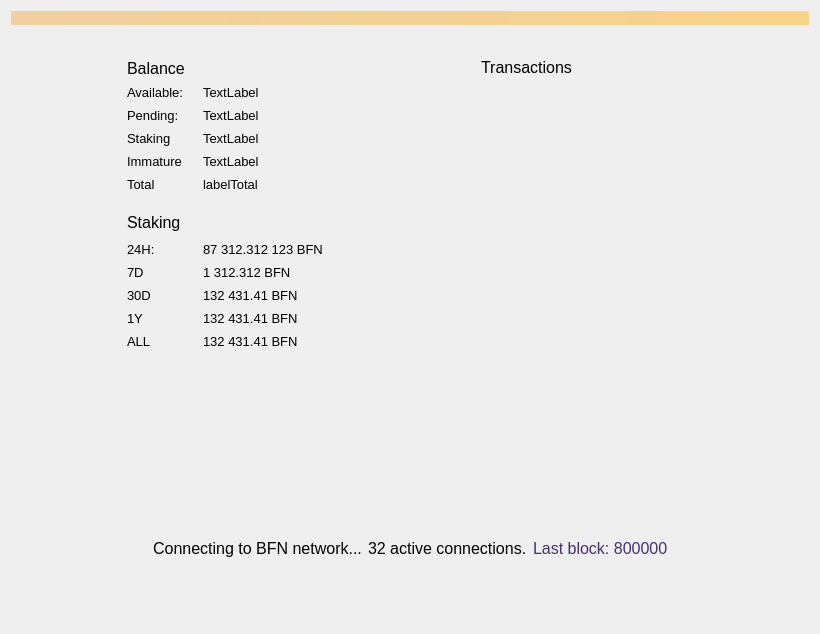
<?xml version="1.0" encoding="UTF-8"?>
<ui version="4.0">
 <class>OverviewPage</class>
 <widget class="QWidget" name="OverviewPage">
  <property name="geometry">
   <rect>
    <x>0</x>
    <y>0</y>
    <width>820</width>
    <height>634</height>
   </rect>
  </property>
  <property name="sizePolicy">
   <sizepolicy hsizetype="MinimumExpanding" vsizetype="MinimumExpanding">
    <horstretch>0</horstretch>
    <verstretch>0</verstretch>
   </sizepolicy>
  </property>
  <property name="maximumSize">
   <size>
    <width>16777215</width>
    <height>16777215</height>
   </size>
  </property>
  <property name="windowTitle">
   <string>Form</string>
  </property>
  <property name="styleSheet">
   <string notr="true"/>
  </property>
  <layout class="QVBoxLayout" name="topLayout">
   <item>
    <widget class="QLabel" name="labelAlerts">
     <property name="visible">
      <bool>false</bool>
     </property>
     <property name="styleSheet">
      <string notr="true">background-color: qlineargradient(x1: 0, y1: 0, x2: 1, y2: 0, stop:0 #F0D0A0, stop:1 #F8D488); color:#000000;</string>
     </property>
     <property name="wordWrap">
      <bool>true</bool>
     </property>
     <property name="margin">
      <number>3</number>
     </property>
    </widget>
   </item>
   <item>
    <spacer name="verticalSpacer">
     <property name="orientation">
      <enum>Qt::Vertical</enum>
     </property>
     <property name="sizeType">
      <enum>QSizePolicy::Fixed</enum>
     </property>
     <property name="sizeHint" stdset="0">
      <size>
       <width>20</width>
       <height>20</height>
      </size>
     </property>
    </spacer>
   </item>
   <item>
    <layout class="QHBoxLayout" name="horizontalLayout_2">
     <property name="sizeConstraint">
      <enum>QLayout::SetMinimumSize</enum>
     </property>
     <item>
      <spacer name="horizontalSpacer">
       <property name="orientation">
        <enum>Qt::Horizontal</enum>
       </property>
       <property name="sizeType">
        <enum>QSizePolicy::Fixed</enum>
       </property>
       <property name="sizeHint" stdset="0">
        <size>
         <width>100</width>
         <height>20</height>
        </size>
       </property>
      </spacer>
     </item>
     <item>
      <layout class="QVBoxLayout" name="verticalLayout_2">
       <property name="sizeConstraint">
        <enum>QLayout::SetNoConstraint</enum>
       </property>
       <property name="leftMargin">
        <number>16</number>
       </property>
       <property name="topMargin">
        <number>7</number>
       </property>
       <property name="rightMargin">
        <number>16</number>
       </property>
       <property name="bottomMargin">
        <number>16</number>
       </property>
       <item>
        <layout class="QHBoxLayout" name="horizontalLayout_3">
         <property name="spacing">
          <number>0</number>
         </property>
         <item>
          <widget class="QLabel" name="label_4">
           <property name="sizePolicy">
            <sizepolicy hsizetype="Minimum" vsizetype="Preferred">
             <horstretch>0</horstretch>
             <verstretch>0</verstretch>
            </sizepolicy>
           </property>
           <property name="font">
            <font>
             <pointsize>-1</pointsize>
            </font>
           </property>
           <property name="styleSheet">
            <string notr="true">color: #000000; text-transform: uppercase; font-size: 16px</string>
           </property>
           <property name="text">
            <string>Balance</string>
           </property>
          </widget>
         </item>
         <item>
          <spacer name="horizontalSpacer_11">
           <property name="orientation">
            <enum>Qt::Horizontal</enum>
           </property>
           <property name="sizeType">
            <enum>QSizePolicy::Maximum</enum>
           </property>
           <property name="sizeHint" stdset="0">
            <size>
             <width>10</width>
             <height>20</height>
            </size>
           </property>
          </spacer>
         </item>
         <item>
          <widget class="QPushButton" name="labelWalletStatus">
           <property name="maximumSize">
            <size>
             <width>22</width>
             <height>22</height>
            </size>
           </property>
           <property name="baseSize">
            <size>
             <width>22</width>
             <height>22</height>
            </size>
           </property>
           <property name="styleSheet">
            <string notr="true">border: 0</string>
           </property>
           <property name="text">
            <string/>
           </property>
           <property name="flat">
            <bool>true</bool>
           </property>
          </widget>
         </item>
         <item>
          <spacer name="horizontalSpacer_10">
           <property name="orientation">
            <enum>Qt::Horizontal</enum>
           </property>
           <property name="sizeHint" stdset="0">
            <size>
             <width>40</width>
             <height>20</height>
            </size>
           </property>
          </spacer>
         </item>
        </layout>
       </item>
       <item>
        <layout class="QHBoxLayout" name="horizontalLayout_4">
         <item>
          <layout class="QFormLayout" name="formLayout">
           <property name="sizeConstraint">
            <enum>QLayout::SetNoConstraint</enum>
           </property>
           <property name="labelAlignment">
            <set>Qt::AlignLeading|Qt::AlignLeft|Qt::AlignVCenter</set>
           </property>
           <property name="verticalSpacing">
            <number>-1</number>
           </property>
           <item row="0" column="0">
            <widget class="QLabel" name="label_5">
             <property name="sizePolicy">
              <sizepolicy hsizetype="Minimum" vsizetype="Preferred">
               <horstretch>0</horstretch>
               <verstretch>0</verstretch>
              </sizepolicy>
             </property>
             <property name="minimumSize">
              <size>
               <width>70</width>
               <height>17</height>
              </size>
             </property>
             <property name="maximumSize">
              <size>
               <width>70</width>
               <height>17</height>
              </size>
             </property>
             <property name="font">
              <font>
               <pointsize>10</pointsize>
               <weight>50</weight>
               <bold>false</bold>
               <stylestrategy>PreferAntialias</stylestrategy>
              </font>
             </property>
             <property name="styleSheet">
              <string notr="true">color: #000000</string>
             </property>
             <property name="text">
              <string>Available:</string>
             </property>
             <property name="alignment">
              <set>Qt::AlignLeading|Qt::AlignLeft|Qt::AlignVCenter</set>
             </property>
            </widget>
           </item>
           <item row="0" column="1">
            <widget class="QLabel" name="labelBalance">
             <property name="font">
              <font>
               <pointsize>10</pointsize>
               <weight>50</weight>
               <bold>false</bold>
               <stylestrategy>PreferAntialias</stylestrategy>
              </font>
             </property>
             <property name="styleSheet">
              <string notr="true">color: #000000</string>
             </property>
             <property name="text">
              <string>TextLabel</string>
             </property>
             <property name="alignment">
              <set>Qt::AlignLeading|Qt::AlignLeft|Qt::AlignVCenter</set>
             </property>
            </widget>
           </item>
           <item row="1" column="0">
            <widget class="QLabel" name="label_7">
             <property name="sizePolicy">
              <sizepolicy hsizetype="Minimum" vsizetype="Preferred">
               <horstretch>0</horstretch>
               <verstretch>0</verstretch>
              </sizepolicy>
             </property>
             <property name="minimumSize">
              <size>
               <width>70</width>
               <height>17</height>
              </size>
             </property>
             <property name="maximumSize">
              <size>
               <width>70</width>
               <height>17</height>
              </size>
             </property>
             <property name="font">
              <font>
               <pointsize>10</pointsize>
               <weight>50</weight>
               <bold>false</bold>
               <stylestrategy>PreferAntialias</stylestrategy>
              </font>
             </property>
             <property name="styleSheet">
              <string notr="true">color: #000000</string>
             </property>
             <property name="text">
              <string>Pending:</string>
             </property>
             <property name="alignment">
              <set>Qt::AlignLeading|Qt::AlignLeft|Qt::AlignVCenter</set>
             </property>
            </widget>
           </item>
           <item row="1" column="1">
            <widget class="QLabel" name="labelUnconfirmed">
             <property name="font">
              <font>
               <pointsize>10</pointsize>
               <weight>50</weight>
               <bold>false</bold>
               <stylestrategy>PreferAntialias</stylestrategy>
              </font>
             </property>
             <property name="styleSheet">
              <string notr="true">color: #000000</string>
             </property>
             <property name="text">
              <string>TextLabel</string>
             </property>
             <property name="alignment">
              <set>Qt::AlignLeading|Qt::AlignLeft|Qt::AlignVCenter</set>
             </property>
            </widget>
           </item>
           <item row="3" column="0">
            <widget class="QLabel" name="labelImmatureText">
             <property name="sizePolicy">
              <sizepolicy hsizetype="Minimum" vsizetype="Preferred">
               <horstretch>0</horstretch>
               <verstretch>0</verstretch>
              </sizepolicy>
             </property>
             <property name="minimumSize">
              <size>
               <width>70</width>
               <height>17</height>
              </size>
             </property>
             <property name="maximumSize">
              <size>
               <width>70</width>
               <height>17</height>
              </size>
             </property>
             <property name="font">
              <font>
               <pointsize>10</pointsize>
               <weight>50</weight>
               <bold>false</bold>
               <stylestrategy>PreferAntialias</stylestrategy>
              </font>
             </property>
             <property name="styleSheet">
              <string notr="true">color: #000000</string>
             </property>
             <property name="text">
              <string>Immature</string>
             </property>
             <property name="alignment">
              <set>Qt::AlignLeading|Qt::AlignLeft|Qt::AlignVCenter</set>
             </property>
            </widget>
           </item>
           <item row="3" column="1">
            <widget class="QLabel" name="labelImmature">
             <property name="font">
              <font>
               <pointsize>10</pointsize>
               <weight>50</weight>
               <bold>false</bold>
               <stylestrategy>PreferAntialias</stylestrategy>
              </font>
             </property>
             <property name="styleSheet">
              <string notr="true">color: #000000</string>
             </property>
             <property name="text">
              <string>TextLabel</string>
             </property>
             <property name="alignment">
              <set>Qt::AlignLeading|Qt::AlignLeft|Qt::AlignVCenter</set>
             </property>
            </widget>
           </item>
           <item row="4" column="0">
            <widget class="QLabel" name="label_8">
             <property name="sizePolicy">
              <sizepolicy hsizetype="Minimum" vsizetype="Preferred">
               <horstretch>0</horstretch>
               <verstretch>0</verstretch>
              </sizepolicy>
             </property>
             <property name="minimumSize">
              <size>
               <width>70</width>
               <height>17</height>
              </size>
             </property>
             <property name="maximumSize">
              <size>
               <width>70</width>
               <height>17</height>
              </size>
             </property>
             <property name="font">
              <font>
               <pointsize>10</pointsize>
               <weight>50</weight>
               <bold>false</bold>
               <stylestrategy>PreferAntialias</stylestrategy>
              </font>
             </property>
             <property name="styleSheet">
              <string notr="true">color: #000000</string>
             </property>
             <property name="text">
              <string>Total</string>
             </property>
             <property name="alignment">
              <set>Qt::AlignLeading|Qt::AlignLeft|Qt::AlignVCenter</set>
             </property>
            </widget>
           </item>
           <item row="4" column="1">
            <widget class="QLabel" name="labelTotal">
             <property name="font">
              <font>
               <pointsize>10</pointsize>
               <weight>50</weight>
               <bold>false</bold>
               <stylestrategy>PreferAntialias</stylestrategy>
              </font>
             </property>
             <property name="styleSheet">
              <string notr="true">color: #000000</string>
             </property>
             <property name="text">
              <string>labelTotal</string>
             </property>
             <property name="alignment">
              <set>Qt::AlignLeading|Qt::AlignLeft|Qt::AlignVCenter</set>
             </property>
            </widget>
           </item>
           <item row="2" column="1">
            <widget class="QLabel" name="labelStaking">
             <property name="font">
              <font>
               <pointsize>10</pointsize>
               <weight>50</weight>
               <bold>false</bold>
               <stylestrategy>PreferAntialias</stylestrategy>
              </font>
             </property>
             <property name="styleSheet">
              <string notr="true">color: #000000</string>
             </property>
             <property name="text">
              <string>TextLabel</string>
             </property>
             <property name="alignment">
              <set>Qt::AlignLeading|Qt::AlignLeft|Qt::AlignVCenter</set>
             </property>
            </widget>
           </item>
           <item row="2" column="0">
            <widget class="QLabel" name="labelStakingText">
             <property name="sizePolicy">
              <sizepolicy hsizetype="Minimum" vsizetype="Preferred">
               <horstretch>0</horstretch>
               <verstretch>0</verstretch>
              </sizepolicy>
             </property>
             <property name="minimumSize">
              <size>
               <width>70</width>
               <height>17</height>
              </size>
             </property>
             <property name="maximumSize">
              <size>
               <width>70</width>
               <height>17</height>
              </size>
             </property>
             <property name="font">
              <font>
               <pointsize>10</pointsize>
               <weight>50</weight>
               <bold>false</bold>
               <stylestrategy>PreferAntialias</stylestrategy>
              </font>
             </property>
             <property name="styleSheet">
              <string notr="true">color: #000000</string>
             </property>
             <property name="text">
              <string>Staking</string>
             </property>
             <property name="alignment">
              <set>Qt::AlignLeading|Qt::AlignLeft|Qt::AlignVCenter</set>
             </property>
            </widget>
           </item>
          </layout>
         </item>
         <item>
          <spacer name="horizontalSpacer_4">
           <property name="orientation">
            <enum>Qt::Horizontal</enum>
           </property>
           <property name="sizeHint" stdset="0">
            <size>
             <width>40</width>
             <height>20</height>
            </size>
           </property>
          </spacer>
         </item>
        </layout>
       </item>
       <item>
        <spacer name="verticalSpacer_5">
         <property name="orientation">
          <enum>Qt::Vertical</enum>
         </property>
         <property name="sizeType">
          <enum>QSizePolicy::Maximum</enum>
         </property>
         <property name="sizeHint" stdset="0">
          <size>
           <width>20</width>
           <height>10</height>
          </size>
         </property>
        </spacer>
       </item>
       <item>
        <layout class="QHBoxLayout" name="horizontalLayout_7">
         <property name="spacing">
          <number>0</number>
         </property>
         <item>
          <widget class="QLabel" name="label_11">
           <property name="font">
            <font>
             <pointsize>-1</pointsize>
            </font>
           </property>
           <property name="styleSheet">
            <string notr="true">color: #000000; text-transform: uppercase; font-size: 16px</string>
           </property>
           <property name="text">
            <string>Staking</string>
           </property>
           <property name="alignment">
            <set>Qt::AlignLeading|Qt::AlignLeft|Qt::AlignVCenter</set>
           </property>
          </widget>
         </item>
         <item>
          <spacer name="horizontalSpacer_8">
           <property name="orientation">
            <enum>Qt::Horizontal</enum>
           </property>
           <property name="sizeType">
            <enum>QSizePolicy::Maximum</enum>
           </property>
           <property name="sizeHint" stdset="0">
            <size>
             <width>10</width>
             <height>20</height>
            </size>
           </property>
          </spacer>
         </item>
         <item>
          <widget class="QPushButton" name="unlockStakingButton">
           <property name="minimumSize">
            <size>
             <width>26</width>
             <height>26</height>
            </size>
           </property>
           <property name="maximumSize">
            <size>
             <width>26</width>
             <height>26</height>
            </size>
           </property>
           <property name="styleSheet">
            <string notr="true">border: 0</string>
           </property>
           <property name="text">
            <string/>
           </property>
          </widget>
         </item>
         <item>
          <spacer name="horizontalSpacer_9">
           <property name="orientation">
            <enum>Qt::Horizontal</enum>
           </property>
           <property name="sizeHint" stdset="0">
            <size>
             <width>40</width>
             <height>20</height>
            </size>
           </property>
          </spacer>
         </item>
        </layout>
       </item>
       <item>
        <layout class="QHBoxLayout" name="horizontalLayout_6">
         <item>
          <layout class="QFormLayout" name="formLayout_2">
           <property name="labelAlignment">
            <set>Qt::AlignLeading|Qt::AlignLeft|Qt::AlignVCenter</set>
           </property>
           <item row="1" column="0">
            <widget class="QLabel" name="label_10">
             <property name="sizePolicy">
              <sizepolicy hsizetype="Minimum" vsizetype="Preferred">
               <horstretch>0</horstretch>
               <verstretch>0</verstretch>
              </sizepolicy>
             </property>
             <property name="minimumSize">
              <size>
               <width>70</width>
               <height>17</height>
              </size>
             </property>
             <property name="maximumSize">
              <size>
               <width>70</width>
               <height>17</height>
              </size>
             </property>
             <property name="font">
              <font>
               <pointsize>10</pointsize>
               <weight>50</weight>
               <bold>false</bold>
               <stylestrategy>PreferAntialias</stylestrategy>
              </font>
             </property>
             <property name="styleSheet">
              <string notr="true">color: #000000</string>
             </property>
             <property name="text">
              <string>24H:</string>
             </property>
             <property name="alignment">
              <set>Qt::AlignLeading|Qt::AlignLeft|Qt::AlignVCenter</set>
             </property>
            </widget>
           </item>
           <item row="1" column="1">
            <widget class="QLabel" name="label24hStakingStats">
             <property name="font">
              <font>
               <pointsize>10</pointsize>
               <weight>50</weight>
               <bold>false</bold>
               <stylestrategy>PreferAntialias</stylestrategy>
               <kerning>false</kerning>
              </font>
             </property>
             <property name="styleSheet">
              <string notr="true">color: #000000</string>
             </property>
             <property name="text">
              <string>87 312.312 123 BFN</string>
             </property>
             <property name="alignment">
              <set>Qt::AlignLeading|Qt::AlignLeft|Qt::AlignVCenter</set>
             </property>
            </widget>
           </item>
           <item row="2" column="0">
            <widget class="QLabel" name="label_13">
             <property name="sizePolicy">
              <sizepolicy hsizetype="Minimum" vsizetype="Preferred">
               <horstretch>0</horstretch>
               <verstretch>0</verstretch>
              </sizepolicy>
             </property>
             <property name="minimumSize">
              <size>
               <width>70</width>
               <height>17</height>
              </size>
             </property>
             <property name="maximumSize">
              <size>
               <width>70</width>
               <height>17</height>
              </size>
             </property>
             <property name="font">
              <font>
               <pointsize>10</pointsize>
               <weight>50</weight>
               <bold>false</bold>
               <stylestrategy>PreferAntialias</stylestrategy>
               <kerning>false</kerning>
              </font>
             </property>
             <property name="styleSheet">
              <string notr="true">color: #000000</string>
             </property>
             <property name="text">
              <string>7D</string>
             </property>
             <property name="alignment">
              <set>Qt::AlignLeading|Qt::AlignLeft|Qt::AlignVCenter</set>
             </property>
            </widget>
           </item>
           <item row="2" column="1">
            <widget class="QLabel" name="label7dStakingStats">
             <property name="font">
              <font>
               <pointsize>10</pointsize>
               <weight>50</weight>
               <bold>false</bold>
               <stylestrategy>PreferAntialias</stylestrategy>
               <kerning>false</kerning>
              </font>
             </property>
             <property name="styleSheet">
              <string notr="true">color: #000000</string>
             </property>
             <property name="text">
              <string>1 312.312 BFN</string>
             </property>
             <property name="alignment">
              <set>Qt::AlignLeading|Qt::AlignLeft|Qt::AlignVCenter</set>
             </property>
            </widget>
           </item>
           <item row="3" column="1">
            <widget class="QLabel" name="label30dStakingStats">
             <property name="font">
              <font>
               <pointsize>10</pointsize>
               <weight>50</weight>
               <bold>false</bold>
               <stylestrategy>PreferAntialias</stylestrategy>
               <kerning>false</kerning>
              </font>
             </property>
             <property name="styleSheet">
              <string notr="true">color: #000000</string>
             </property>
             <property name="text">
              <string>132 431.41 BFN</string>
             </property>
             <property name="alignment">
              <set>Qt::AlignLeading|Qt::AlignLeft|Qt::AlignVCenter</set>
             </property>
            </widget>
           </item>
           <item row="3" column="0">
            <widget class="QLabel" name="label_14">
             <property name="sizePolicy">
              <sizepolicy hsizetype="Minimum" vsizetype="Preferred">
               <horstretch>0</horstretch>
               <verstretch>0</verstretch>
              </sizepolicy>
             </property>
             <property name="minimumSize">
              <size>
               <width>70</width>
               <height>17</height>
              </size>
             </property>
             <property name="maximumSize">
              <size>
               <width>70</width>
               <height>17</height>
              </size>
             </property>
             <property name="font">
              <font>
               <pointsize>10</pointsize>
               <weight>50</weight>
               <bold>false</bold>
               <stylestrategy>PreferAntialias</stylestrategy>
               <kerning>false</kerning>
              </font>
             </property>
             <property name="styleSheet">
              <string notr="true">color: #000000</string>
             </property>
             <property name="text">
              <string>30D</string>
             </property>
             <property name="alignment">
              <set>Qt::AlignLeading|Qt::AlignLeft|Qt::AlignVCenter</set>
             </property>
            </widget>
           </item>
           <item row="4" column="0">
            <widget class="QLabel" name="label_15">
             <property name="sizePolicy">
              <sizepolicy hsizetype="Minimum" vsizetype="Preferred">
               <horstretch>0</horstretch>
               <verstretch>0</verstretch>
              </sizepolicy>
             </property>
             <property name="minimumSize">
              <size>
               <width>70</width>
               <height>17</height>
              </size>
             </property>
             <property name="maximumSize">
              <size>
               <width>70</width>
               <height>17</height>
              </size>
             </property>
             <property name="font">
              <font>
               <pointsize>10</pointsize>
               <weight>50</weight>
               <bold>false</bold>
               <stylestrategy>PreferAntialias</stylestrategy>
               <kerning>false</kerning>
              </font>
             </property>
             <property name="styleSheet">
              <string notr="true">color: #000000</string>
             </property>
             <property name="text">
              <string>1Y</string>
             </property>
             <property name="alignment">
              <set>Qt::AlignLeading|Qt::AlignLeft|Qt::AlignVCenter</set>
             </property>
            </widget>
           </item>
           <item row="4" column="1">
            <widget class="QLabel" name="label1yStakingStats">
             <property name="font">
              <font>
               <pointsize>10</pointsize>
               <weight>50</weight>
               <bold>false</bold>
               <stylestrategy>PreferAntialias</stylestrategy>
               <kerning>false</kerning>
              </font>
             </property>
             <property name="styleSheet">
              <string notr="true">color: #000000</string>
             </property>
             <property name="text">
              <string>132 431.41 BFN</string>
             </property>
             <property name="alignment">
              <set>Qt::AlignLeading|Qt::AlignLeft|Qt::AlignVCenter</set>
             </property>
            </widget>
           </item>
           <item row="5" column="0">
            <widget class="QLabel" name="label_16">
             <property name="sizePolicy">
              <sizepolicy hsizetype="Minimum" vsizetype="Preferred">
               <horstretch>0</horstretch>
               <verstretch>0</verstretch>
              </sizepolicy>
             </property>
             <property name="minimumSize">
              <size>
               <width>70</width>
               <height>17</height>
              </size>
             </property>
             <property name="maximumSize">
              <size>
               <width>70</width>
               <height>17</height>
              </size>
             </property>
             <property name="font">
              <font>
               <pointsize>10</pointsize>
               <weight>50</weight>
               <bold>false</bold>
               <stylestrategy>PreferAntialias</stylestrategy>
               <kerning>false</kerning>
              </font>
             </property>
             <property name="styleSheet">
              <string notr="true">color: #000000</string>
             </property>
             <property name="text">
              <string>ALL</string>
             </property>
             <property name="alignment">
              <set>Qt::AlignLeading|Qt::AlignLeft|Qt::AlignVCenter</set>
             </property>
            </widget>
           </item>
           <item row="5" column="1">
            <widget class="QLabel" name="labelallStakingStats">
             <property name="font">
              <font>
               <pointsize>10</pointsize>
               <weight>50</weight>
               <bold>false</bold>
               <stylestrategy>PreferAntialias</stylestrategy>
               <kerning>false</kerning>
              </font>
             </property>
             <property name="styleSheet">
              <string notr="true">color: #000000</string>
             </property>
             <property name="text">
              <string>132 431.41 BFN</string>
             </property>
             <property name="alignment">
              <set>Qt::AlignLeading|Qt::AlignLeft|Qt::AlignVCenter</set>
             </property>
            </widget>
           </item>
          </layout>
         </item>
         <item>
          <spacer name="horizontalSpacer_7">
           <property name="orientation">
            <enum>Qt::Horizontal</enum>
           </property>
           <property name="sizeHint" stdset="0">
            <size>
             <width>40</width>
             <height>20</height>
            </size>
           </property>
          </spacer>
         </item>
        </layout>
       </item>
       <item>
        <widget class="QLabel" name="stakingStatusLabel">
         <property name="sizePolicy">
          <sizepolicy hsizetype="Expanding" vsizetype="Preferred">
           <horstretch>0</horstretch>
           <verstretch>0</verstretch>
          </sizepolicy>
         </property>
         <property name="minimumSize">
          <size>
           <width>235</width>
           <height>0</height>
          </size>
         </property>
         <property name="maximumSize">
          <size>
           <width>235</width>
           <height>16777215</height>
          </size>
         </property>
         <property name="styleSheet">
          <string notr="true">color: #000000;  font-size: 13px; margin-top:6px</string>
         </property>
         <property name="text">
          <string/>
         </property>
         <property name="wordWrap">
          <bool>true</bool>
         </property>
        </widget>
       </item>
       <item>
        <widget class="QLabel" name="votingStatusLabel">
         <property name="sizePolicy">
          <sizepolicy hsizetype="Expanding" vsizetype="Preferred">
           <horstretch>0</horstretch>
           <verstretch>0</verstretch>
          </sizepolicy>
         </property>
         <property name="minimumSize">
          <size>
           <width>235</width>
           <height>0</height>
          </size>
         </property>
         <property name="maximumSize">
          <size>
           <width>235</width>
           <height>16777215</height>
          </size>
         </property>
         <property name="styleSheet">
          <string notr="true">color: #000000;  font-size: 13px; margin-top:6px</string>
         </property>
         <property name="text">
          <string/>
         </property>
         <property name="wordWrap">
          <bool>true</bool>
         </property>
        </widget>
       </item>
       <item>
        <spacer name="verticalSpacer_4">
         <property name="orientation">
          <enum>Qt::Vertical</enum>
         </property>
         <property name="sizeHint" stdset="0">
          <size>
           <width>20</width>
           <height>40</height>
          </size>
         </property>
        </spacer>
       </item>
      </layout>
     </item>
     <item>
      <spacer name="horizontalSpacer_2">
       <property name="orientation">
        <enum>Qt::Horizontal</enum>
       </property>
       <property name="sizeType">
        <enum>QSizePolicy::Fixed</enum>
       </property>
       <property name="sizeHint" stdset="0">
        <size>
         <width>80</width>
         <height>20</height>
        </size>
       </property>
      </spacer>
     </item>
     <item>
      <layout class="QVBoxLayout" name="verticalLayout_3">
       <property name="leftMargin">
        <number>16</number>
       </property>
       <property name="topMargin">
        <number>7</number>
       </property>
       <property name="rightMargin">
        <number>16</number>
       </property>
       <property name="bottomMargin">
        <number>16</number>
       </property>
       <item>
        <layout class="QVBoxLayout" name="verticalLayout_4">
         <item>
          <layout class="QHBoxLayout" name="horizontalLayout_5">
           <item>
            <widget class="QLabel" name="label_12">
             <property name="sizePolicy">
              <sizepolicy hsizetype="Preferred" vsizetype="Maximum">
               <horstretch>0</horstretch>
               <verstretch>0</verstretch>
              </sizepolicy>
             </property>
             <property name="maximumSize">
              <size>
               <width>16777215</width>
               <height>19</height>
              </size>
             </property>
             <property name="font">
              <font>
               <pointsize>-1</pointsize>
              </font>
             </property>
             <property name="styleSheet">
              <string notr="true">color: #000000; text-transform: uppercase; font-size: 16px;</string>
             </property>
             <property name="text">
              <string>Transactions</string>
             </property>
            </widget>
           </item>
           <item>
            <spacer name="horizontalSpacer_12">
             <property name="orientation">
              <enum>Qt::Horizontal</enum>
             </property>
             <property name="sizeHint" stdset="0">
              <size>
               <width>40</width>
               <height>20</height>
              </size>
             </property>
            </spacer>
           </item>
          </layout>
         </item>
         <item>
          <spacer name="verticalSpacer_6">
           <property name="orientation">
            <enum>Qt::Vertical</enum>
           </property>
           <property name="sizeType">
            <enum>QSizePolicy::Maximum</enum>
           </property>
           <property name="sizeHint" stdset="0">
            <size>
             <width>20</width>
             <height>4</height>
            </size>
           </property>
          </spacer>
         </item>
         <item>
          <widget class="ListView" name="listTransactions" native="true">
           <property name="styleSheet">
            <string notr="true">background: transparent;border:0</string>
           </property>
          </widget>
         </item>
        </layout>
       </item>
      </layout>
     </item>
     <item>
      <spacer name="horizontalSpacer_3">
       <property name="orientation">
        <enum>Qt::Horizontal</enum>
       </property>
       <property name="sizeType">
        <enum>QSizePolicy::Fixed</enum>
       </property>
       <property name="sizeHint" stdset="0">
        <size>
         <width>100</width>
         <height>20</height>
        </size>
       </property>
      </spacer>
     </item>
    </layout>
   </item>
   <item>
    <layout class="QHBoxLayout" name="horizontalLayout">
     <property name="sizeConstraint">
      <enum>QLayout::SetMinimumSize</enum>
     </property>
     <item>
      <spacer name="horizontalSpacer_5">
       <property name="orientation">
        <enum>Qt::Horizontal</enum>
       </property>
       <property name="sizeHint" stdset="0">
        <size>
         <width>40</width>
         <height>20</height>
        </size>
       </property>
      </spacer>
     </item>
     <item>
      <widget class="QLabel" name="statusTitle">
       <property name="sizePolicy">
        <sizepolicy hsizetype="Minimum" vsizetype="Preferred">
         <horstretch>0</horstretch>
         <verstretch>0</verstretch>
        </sizepolicy>
       </property>
       <property name="minimumSize">
        <size>
         <width>0</width>
         <height>60</height>
        </size>
       </property>
       <property name="font">
        <font>
         <pointsize>12</pointsize>
        </font>
       </property>
       <property name="styleSheet">
        <string notr="true">color: #000000</string>
       </property>
       <property name="text">
        <string>Connecting to BFN network...</string>
       </property>
       <property name="alignment">
        <set>Qt::AlignCenter</set>
       </property>
      </widget>
     </item>
     <item>
      <widget class="QLabel" name="statusTitleConnections">
       <property name="sizePolicy">
        <sizepolicy hsizetype="Minimum" vsizetype="Preferred">
         <horstretch>0</horstretch>
         <verstretch>0</verstretch>
        </sizepolicy>
       </property>
       <property name="font">
        <font>
         <pointsize>12</pointsize>
        </font>
       </property>
       <property name="visible">
        <bool>false</bool>
       </property>
       <property name="styleSheet">
        <string notr="true">color: #000000</string>
       </property>
       <property name="text">
        <string>32 active connections.</string>
       </property>
      </widget>
     </item>
     <item>
      <widget class="QLabel" name="statusTitleBlocks">
       <property name="sizePolicy">
        <sizepolicy hsizetype="Minimum" vsizetype="Preferred">
         <horstretch>0</horstretch>
         <verstretch>0</verstretch>
        </sizepolicy>
       </property>
       <property name="font">
        <font>
         <pointsize>12</pointsize>
        </font>
       </property>
       <property name="visible">
        <bool>false</bool>
       </property>
       <property name="styleSheet">
        <string notr="true">color: #452f6a</string>
       </property>
       <property name="text">
        <string>Last block: 800000</string>
       </property>
      </widget>
     </item>
     <item>
      <spacer name="horizontalSpacer_6">
       <property name="orientation">
        <enum>Qt::Horizontal</enum>
       </property>
       <property name="sizeHint" stdset="0">
        <size>
         <width>40</width>
         <height>20</height>
        </size>
       </property>
      </spacer>
     </item>
    </layout>
   </item>
   <item>
    <spacer name="verticalSpacer_3">
     <property name="orientation">
      <enum>Qt::Vertical</enum>
     </property>
     <property name="sizeType">
      <enum>QSizePolicy::Fixed</enum>
     </property>
     <property name="sizeHint" stdset="0">
      <size>
       <width>20</width>
       <height>45</height>
      </size>
     </property>
    </spacer>
   </item>
  </layout>
 </widget>
 <customwidgets>
  <customwidget>
   <class>ListView</class>
   <extends>QWidget</extends>
   <header>listview.h</header>
  </customwidget>
 </customwidgets>
 <resources/>
 <connections/>
</ui>
